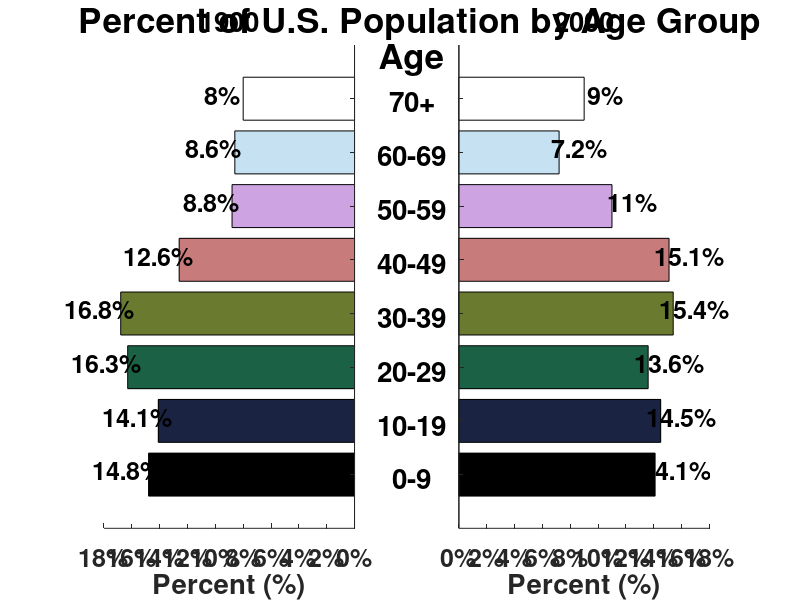

This figure's MATLAB source:
%xaxislocation & yaxislocation charts 
%and reverse both x and y axis in Octave
close all; clear all; clc;
figure("name",upper('Two Horizontal Bars Back to Back Chart'), ...
 "position",[1 21 1366 670])
fs=20; fs3=18; fs2=25;
%%%%%%%%%%%%%%%%%
ha1=annotation ("textbox", [0.1 0 0.85 0.99], "string", ...
             {'Percent of U.S. Population by Age Group'}, ...
             "fontsize", fs2, 'fontweight','bold',"edgecolor", [1 1 1], ...
             "fitboxtotext", "off", "verticalalignment", "top", ...
             "horizontalalignment", "center",'linestyle','none','linewidth',0.1);
ha1=annotation ("textbox", [0.1 0 0.83 0.93], "string", ...
             {'Age'}, ...
             "fontsize", fs2, 'fontweight','bold',"edgecolor", [1 1 1], ...
             "fitboxtotext", "off", "verticalalignment", "top", ...
             "horizontalalignment", "center",'linestyle','none','linewidth',0.1);             
%%%%%%%%%%%%%%%%%
subplot(1,2,1)
data=[14.8 14.1 16.3 16.8 12.6 8.8 8.6 8.0];
hb= barh(1:length(data),diag(data),"stacked");
xlabel('Percent (%)',...
 'fontsize',fs,'fontweight','bold')
ncolor=length(data);
opc=randi([1 18]);
%opc=8;
switch(mod(opc,18))
case 1
Mcolor=jet(ncolor);
case 2
Mcolor=cubehelix(ncolor);
case 3
Mcolor=hsv(ncolor);
case 4
Mcolor=rainbow(ncolor);
case 5
Mcolor=hot(ncolor);
case 6
Mcolor=cool(ncolor);
case 7
Mcolor=spring(ncolor);
case 8
Mcolor=summer(ncolor);
case 9
Mcolor=autumn(ncolor);
case 10
Mcolor=winter(ncolor);
case 11
Mcolor=gray(ncolor);
case 12
Mcolor=bone(ncolor);
case 13
Mcolor=copper(ncolor);
case 14
Mcolor=pink(ncolor);
case 15
Mcolor=ocean(ncolor);
case 16
Mcolor=flag(ncolor);
case 17
Mcolor=lines(ncolor);
case 0
Mcolor=prism(ncolor);
otherwise
endswitch
for i=1:length(data)
set(hb(i),"facecolor",Mcolor(i,:))
endfor
%%%%%%%%%%%%%%%%%%%%%%%%%%%%
set(gca,'YTick',1:1:length(data))
set(gca,'XTick',0:2:18)
axis([0 18 0 length(data)+1])
%%%%%%%%%%%%%%%%%%%%%%%%%%%%%%%
% yticklabel
yl=0:2:18;
y2={};
for i=1:length(yl)
if yl(i)==0
y2(i)=strcat("",num2str("0"),"%");
else
y2(i)=strcat("",num2str(yl(i)),"%");
endif
endfor
Ly={};
set(gca,'xticklabel',y2,'yticklabel',Ly);
set(gca,"fontsize",fs3,"fontweight","bold")
set(gca,"xminortick","off","xgrid","on", ... 
"ygrid","off","gridalpha",0,'gridcolor',[0 0 0]);
set(gca,"xaxislocation","bottom");
set(gca,"yaxislocation","right");
title("1900",'fontsize',fs);
set(gca(),"xdir","reverse")
box off;
%%%%%%%%%%%%%%%%%%%%%%%%%%%%
% data arriba de las barras
for i=1:length(data)
ht=text(data(i)+1.5,i-0.10,strcat("",num2str(data(i)),"%"));
set(ht,'fontsize',fs3,'fontweight','bold', ...
'verticalalignment','bottom', ...
'horizontalalignment','center')
endfor
%set(gca(),"ydir","reverse")
%%%%%%%%%%%%%%%%%%
subplot(1,2,2)
data=[14.1 14.5 13.6 15.4 15.1 11.0 7.2 9.0];
hb= barh(1:length(data),diag(data),"stacked");
xlabel('Percent (%)',...
 'fontsize',fs,'fontweight','bold')
for i=1:length(data)
set(hb(i),"facecolor",Mcolor(i,:))
endfor
set(gca,"xaxislocation","bottom");
set(gca,"yaxislocation","left");
title("2000",'fontsize',fs);
%%%%%%%%%%%%%%%%%%%%%%%%%%%%
set(gca,'YTick',1:1:length(data))
set(gca,'XTick',0:2:18)
axis([0 18 0 length(data)+1])
%%%%%%%%%%%%%%%%%%%%%%%%%%%%%%%
% yticklabel
yl=0:2:18;
y2={};
for i=1:length(yl)
if yl(i)==0
y2(i)=strcat("",num2str("0"),"%");
else
y2(i)=strcat("",num2str(yl(i)),"%");
endif
endfor
Ly={};
set(gca,'xticklabel',y2,'yticklabel',Ly);
set(gca,"fontsize",fs3,"fontweight","bold")
set(gca,"xminortick","off","xgrid","on", ... 
"ygrid","off","gridalpha",0,'gridcolor',[0 0 0]);
box off;
%%%%%%%%%%%%%%%%%%%%%%%%%%%%
% data arriba de las barras
for i=1:length(data)
ht=text(data(i)+1.5,i-0.10,strcat("",num2str(data(i)),"%"));
set(ht,'fontsize',fs3,'fontweight','bold', ...
'verticalalignment','bottom', ...
'horizontalalignment','center')
endfor
TexC=flip({'0-9','10-19','20-29','30-39','40-49', ...
'50-59','60-69','70+'});
%%%%%%%%%%%%%%%%%%%%%%%%%%%%%
for i=1:length(data)
ha1=annotation ("textbox", [0.1 0 0.83 0.85-(i-1)*0.09], "string", ...
             cellstr(TexC(:,i)), ...
             "fontsize", fs, 'fontweight','bold',"edgecolor", [1 1 1], ...
             "fitboxtotext", "off", "verticalalignment", "top", ...
             "horizontalalignment", "center",'linestyle','none','linewidth',0.1);
endfor